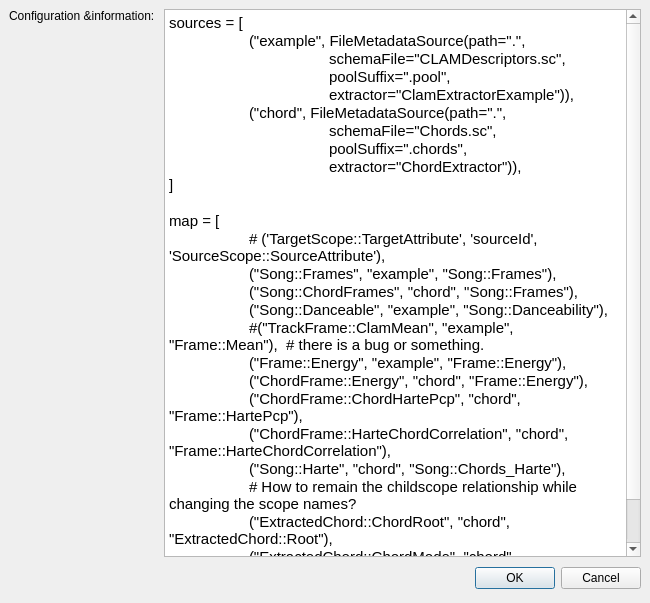
<ui version="4.0" >
 <class>ConfigurationEditor</class>
 <widget class="QDialog" name="ConfigurationEditor" >
  <property name="geometry" >
   <rect>
    <x>0</x>
    <y>0</y>
    <width>650</width>
    <height>603</height>
   </rect>
  </property>
  <property name="windowTitle" >
   <string>Configuration Information</string>
  </property>
  <layout class="QGridLayout" >
   <property name="leftMargin" >
    <number>9</number>
   </property>
   <property name="topMargin" >
    <number>9</number>
   </property>
   <property name="rightMargin" >
    <number>9</number>
   </property>
   <property name="bottomMargin" >
    <number>9</number>
   </property>
   <property name="horizontalSpacing" >
    <number>6</number>
   </property>
   <property name="verticalSpacing" >
    <number>6</number>
   </property>
   <item row="0" column="0" >
    <widget class="QLabel" name="label" >
     <property name="text" >
      <string>Configuration &amp;information: </string>
     </property>
     <property name="alignment" >
      <set>Qt::AlignLeading|Qt::AlignLeft|Qt::AlignTop</set>
     </property>
    </widget>
   </item>
   <item row="0" column="1" >
    <widget class="QSplitter" name="splitter" >
     <property name="orientation" >
      <enum>Qt::Horizontal</enum>
     </property>
     <widget class="QTextEdit" name="configInfo" >
      <property name="html" >
       <string>&lt;html>&lt;head>&lt;meta name="qrichtext" content="1" />&lt;style type="text/css">
p, li { white-space: pre-wrap; }
&lt;/style>&lt;/head>&lt;body style=" font-family:'宋体'; font-size:9pt; font-weight:400; font-style:normal;">
&lt;p style=" margin-top:0px; margin-bottom:0px; margin-left:0px; margin-right:0px; -qt-block-indent:0; text-indent:0px;">&lt;span style=" font-family:'Sans Serif'; font-size:11pt;">sources = [&lt;/span>&lt;/p>
&lt;p style=" margin-top:0px; margin-bottom:0px; margin-left:0px; margin-right:0px; -qt-block-indent:0; text-indent:0px; font-family:'Sans Serif'; font-size:11pt;">	("example", FileMetadataSource(path=".",&lt;/p>
&lt;p style=" margin-top:0px; margin-bottom:0px; margin-left:0px; margin-right:0px; -qt-block-indent:0; text-indent:0px; font-family:'Sans Serif'; font-size:11pt;">		schemaFile="CLAMDescriptors.sc",&lt;/p>
&lt;p style=" margin-top:0px; margin-bottom:0px; margin-left:0px; margin-right:0px; -qt-block-indent:0; text-indent:0px; font-family:'Sans Serif'; font-size:11pt;">		poolSuffix=".pool",&lt;/p>
&lt;p style=" margin-top:0px; margin-bottom:0px; margin-left:0px; margin-right:0px; -qt-block-indent:0; text-indent:0px; font-family:'Sans Serif'; font-size:11pt;">		extractor="ClamExtractorExample")),&lt;/p>
&lt;p style=" margin-top:0px; margin-bottom:0px; margin-left:0px; margin-right:0px; -qt-block-indent:0; text-indent:0px; font-family:'Sans Serif'; font-size:11pt;">	("chord", FileMetadataSource(path=".",&lt;/p>
&lt;p style=" margin-top:0px; margin-bottom:0px; margin-left:0px; margin-right:0px; -qt-block-indent:0; text-indent:0px; font-family:'Sans Serif'; font-size:11pt;">		schemaFile="Chords.sc",&lt;/p>
&lt;p style=" margin-top:0px; margin-bottom:0px; margin-left:0px; margin-right:0px; -qt-block-indent:0; text-indent:0px; font-family:'Sans Serif'; font-size:11pt;">		poolSuffix=".chords",&lt;/p>
&lt;p style=" margin-top:0px; margin-bottom:0px; margin-left:0px; margin-right:0px; -qt-block-indent:0; text-indent:0px; font-family:'Sans Serif'; font-size:11pt;">		extractor="ChordExtractor")),&lt;/p>
&lt;p style=" margin-top:0px; margin-bottom:0px; margin-left:0px; margin-right:0px; -qt-block-indent:0; text-indent:0px; font-family:'Sans Serif'; font-size:11pt;">]&lt;/p>
&lt;p style="-qt-paragraph-type:empty; margin-top:0px; margin-bottom:0px; margin-left:0px; margin-right:0px; -qt-block-indent:0; text-indent:0px; font-family:'Sans Serif'; font-size:11pt;">&lt;/p>
&lt;p style=" margin-top:0px; margin-bottom:0px; margin-left:0px; margin-right:0px; -qt-block-indent:0; text-indent:0px; font-family:'Sans Serif'; font-size:11pt;">map = [&lt;/p>
&lt;p style=" margin-top:0px; margin-bottom:0px; margin-left:0px; margin-right:0px; -qt-block-indent:0; text-indent:0px; font-family:'Sans Serif'; font-size:11pt;">	# ('TargetScope::TargetAttribute', 'sourceId', 'SourceScope::SourceAttribute'),&lt;/p>
&lt;p style=" margin-top:0px; margin-bottom:0px; margin-left:0px; margin-right:0px; -qt-block-indent:0; text-indent:0px; font-family:'Sans Serif'; font-size:11pt;">	("Song::Frames", "example", "Song::Frames"),&lt;/p>
&lt;p style=" margin-top:0px; margin-bottom:0px; margin-left:0px; margin-right:0px; -qt-block-indent:0; text-indent:0px; font-family:'Sans Serif'; font-size:11pt;">	("Song::ChordFrames", "chord", "Song::Frames"),&lt;/p>
&lt;p style=" margin-top:0px; margin-bottom:0px; margin-left:0px; margin-right:0px; -qt-block-indent:0; text-indent:0px; font-family:'Sans Serif'; font-size:11pt;">	("Song::Danceable", "example", "Song::Danceability"),&lt;/p>
&lt;p style=" margin-top:0px; margin-bottom:0px; margin-left:0px; margin-right:0px; -qt-block-indent:0; text-indent:0px; font-family:'Sans Serif'; font-size:11pt;">	#("TrackFrame::ClamMean", "example", "Frame::Mean"),  # there is a bug or something.&lt;/p>
&lt;p style=" margin-top:0px; margin-bottom:0px; margin-left:0px; margin-right:0px; -qt-block-indent:0; text-indent:0px; font-family:'Sans Serif'; font-size:11pt;">	("Frame::Energy", "example", "Frame::Energy"),&lt;/p>
&lt;p style=" margin-top:0px; margin-bottom:0px; margin-left:0px; margin-right:0px; -qt-block-indent:0; text-indent:0px; font-family:'Sans Serif'; font-size:11pt;">	("ChordFrame::Energy", "chord", "Frame::Energy"),&lt;/p>
&lt;p style=" margin-top:0px; margin-bottom:0px; margin-left:0px; margin-right:0px; -qt-block-indent:0; text-indent:0px; font-family:'Sans Serif'; font-size:11pt;">	("ChordFrame::ChordHartePcp", "chord", "Frame::HartePcp"),&lt;/p>
&lt;p style=" margin-top:0px; margin-bottom:0px; margin-left:0px; margin-right:0px; -qt-block-indent:0; text-indent:0px; font-family:'Sans Serif'; font-size:11pt;">	("ChordFrame::HarteChordCorrelation", "chord", "Frame::HarteChordCorrelation"),&lt;/p>
&lt;p style=" margin-top:0px; margin-bottom:0px; margin-left:0px; margin-right:0px; -qt-block-indent:0; text-indent:0px; font-family:'Sans Serif'; font-size:11pt;">	("Song::Harte", "chord", "Song::Chords_Harte"),&lt;/p>
&lt;p style=" margin-top:0px; margin-bottom:0px; margin-left:0px; margin-right:0px; -qt-block-indent:0; text-indent:0px; font-family:'Sans Serif'; font-size:11pt;">	# How to remain the childscope relationship while changing the scope names?&lt;/p>
&lt;p style=" margin-top:0px; margin-bottom:0px; margin-left:0px; margin-right:0px; -qt-block-indent:0; text-indent:0px; font-family:'Sans Serif'; font-size:11pt;">	("ExtractedChord::ChordRoot", "chord", "ExtractedChord::Root"),&lt;/p>
&lt;p style=" margin-top:0px; margin-bottom:0px; margin-left:0px; margin-right:0px; -qt-block-indent:0; text-indent:0px; font-family:'Sans Serif'; font-size:11pt;">	("ExtractedChord::ChordMode", "chord", "ExtractedChord::Mode"),&lt;/p>
&lt;p style=" margin-top:0px; margin-bottom:0px; margin-left:0px; margin-right:0px; -qt-block-indent:0; text-indent:0px; font-family:'Sans Serif'; font-size:11pt;">]&lt;/p>&lt;/body>&lt;/html></string>
      </property>
      <property name="acceptRichText" >
       <bool>false</bool>
      </property>
     </widget>
    </widget>
   </item>
   <item row="1" column="0" colspan="2" >
    <layout class="QHBoxLayout" >
     <property name="spacing" >
      <number>6</number>
     </property>
     <property name="leftMargin" >
      <number>0</number>
     </property>
     <property name="topMargin" >
      <number>0</number>
     </property>
     <property name="rightMargin" >
      <number>0</number>
     </property>
     <property name="bottomMargin" >
      <number>0</number>
     </property>
     <item>
      <spacer>
       <property name="orientation" >
        <enum>Qt::Horizontal</enum>
       </property>
       <property name="sizeHint" >
        <size>
         <width>131</width>
         <height>31</height>
        </size>
       </property>
      </spacer>
     </item>
     <item>
      <widget class="QPushButton" name="okButton" >
       <property name="text" >
        <string>OK</string>
       </property>
      </widget>
     </item>
     <item>
      <widget class="QPushButton" name="cancelButton" >
       <property name="text" >
        <string>Cancel</string>
       </property>
      </widget>
     </item>
    </layout>
   </item>
  </layout>
 </widget>
 <resources>
  <include location="images.qrc" />
 </resources>
 <connections>
  <connection>
   <sender>okButton</sender>
   <signal>clicked()</signal>
   <receiver>ConfigurationEditor</receiver>
   <slot>accept()</slot>
   <hints>
    <hint type="sourcelabel" >
     <x>513</x>
     <y>555</y>
    </hint>
    <hint type="destinationlabel" >
     <x>418</x>
     <y>447</y>
    </hint>
   </hints>
  </connection>
  <connection>
   <sender>cancelButton</sender>
   <signal>clicked()</signal>
   <receiver>ConfigurationEditor</receiver>
   <slot>reject()</slot>
   <hints>
    <hint type="sourcelabel" >
     <x>606</x>
     <y>555</y>
    </hint>
    <hint type="destinationlabel" >
     <x>280</x>
     <y>436</y>
    </hint>
   </hints>
  </connection>
 </connections>
</ui>
